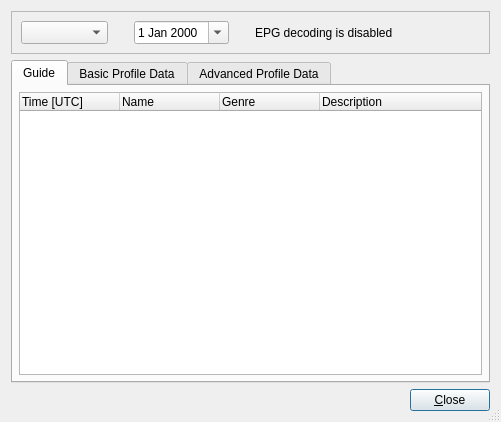
<?xml version="1.0" encoding="UTF-8"?>
<ui version="4.0">
 <class>CEPGDlgbase</class>
 <widget class="QDialog" name="CEPGDlgbase">
  <property name="geometry">
   <rect>
    <x>0</x>
    <y>0</y>
    <width>501</width>
    <height>422</height>
   </rect>
  </property>
  <property name="sizePolicy">
   <sizepolicy hsizetype="Minimum" vsizetype="Minimum">
    <horstretch>0</horstretch>
    <verstretch>0</verstretch>
   </sizepolicy>
  </property>
  <property name="cursor">
   <cursorShape>ArrowCursor</cursorShape>
  </property>
  <property name="windowTitle">
   <string>Programme Guide</string>
  </property>
  <property name="sizeGripEnabled">
   <bool>true</bool>
  </property>
  <layout class="QGridLayout">
   <item row="0" column="0">
    <widget class="QFrame" name="frame">
     <property name="frameShape">
      <enum>QFrame::StyledPanel</enum>
     </property>
     <property name="frameShadow">
      <enum>QFrame::Raised</enum>
     </property>
     <layout class="QHBoxLayout" name="horizontalLayout_2">
      <item>
       <widget class="QComboBox" name="channel">
        <property name="sizePolicy">
         <sizepolicy hsizetype="MinimumExpanding" vsizetype="Fixed">
          <horstretch>0</horstretch>
          <verstretch>0</verstretch>
         </sizepolicy>
        </property>
        <property name="maximumSize">
         <size>
          <width>300</width>
          <height>32767</height>
         </size>
        </property>
       </widget>
      </item>
      <item>
       <spacer name="Spacer4">
        <property name="orientation">
         <enum>Qt::Horizontal</enum>
        </property>
        <property name="sizeType">
         <enum>QSizePolicy::Minimum</enum>
        </property>
        <property name="sizeHint" stdset="0">
         <size>
          <width>20</width>
          <height>20</height>
         </size>
        </property>
       </spacer>
      </item>
      <item>
       <widget class="QDateEdit" name="dateEdit">
        <property name="calendarPopup">
         <bool>true</bool>
        </property>
       </widget>
      </item>
      <item>
       <spacer name="Spacer4_2">
        <property name="orientation">
         <enum>Qt::Horizontal</enum>
        </property>
        <property name="sizeType">
         <enum>QSizePolicy::Minimum</enum>
        </property>
        <property name="sizeHint" stdset="0">
         <size>
          <width>20</width>
          <height>20</height>
         </size>
        </property>
       </spacer>
      </item>
      <item>
       <widget class="QLabel" name="TextEPGDisabled">
        <property name="text">
         <string>EPG decoding is disabled</string>
        </property>
        <property name="wordWrap">
         <bool>false</bool>
        </property>
       </widget>
      </item>
      <item>
       <spacer name="Spacer3">
        <property name="orientation">
         <enum>Qt::Horizontal</enum>
        </property>
        <property name="sizeType">
         <enum>QSizePolicy::Expanding</enum>
        </property>
        <property name="sizeHint" stdset="0">
         <size>
          <width>20</width>
          <height>20</height>
         </size>
        </property>
       </spacer>
      </item>
     </layout>
    </widget>
   </item>
   <item row="1" column="0">
    <widget class="QTabWidget" name="pages">
     <property name="currentIndex">
      <number>0</number>
     </property>
     <widget class="QWidget" name="GuideTab">
      <attribute name="title">
       <string>Guide</string>
      </attribute>
      <layout class="QGridLayout">
       <property name="margin">
        <number>6</number>
       </property>
       <property name="spacing">
        <number>6</number>
       </property>
       <item row="0" column="0">
        <widget class="QTreeWidget" name="Data">
         <column>
          <property name="text">
           <string>Time [UTC]</string>
          </property>
         </column>
         <column>
          <property name="text">
           <string>Name</string>
          </property>
         </column>
         <column>
          <property name="text">
           <string>Genre</string>
          </property>
         </column>
         <column>
          <property name="text">
           <string>Description</string>
          </property>
         </column>
        </widget>
       </item>
      </layout>
     </widget>
     <widget class="QWidget" name="BasicTab">
      <attribute name="title">
       <string>Basic Profile Data</string>
      </attribute>
      <layout class="QGridLayout">
       <property name="margin">
        <number>6</number>
       </property>
       <property name="spacing">
        <number>6</number>
       </property>
       <item row="0" column="0">
        <widget class="QTextBrowser" name="basic"/>
       </item>
      </layout>
     </widget>
     <widget class="QWidget" name="AdvancedTab">
      <attribute name="title">
       <string>Advanced Profile Data</string>
      </attribute>
      <layout class="QGridLayout">
       <property name="margin">
        <number>6</number>
       </property>
       <property name="spacing">
        <number>6</number>
       </property>
       <item row="0" column="0">
        <widget class="QTextBrowser" name="advanced"/>
       </item>
      </layout>
     </widget>
    </widget>
   </item>
   <item row="2" column="0">
    <layout class="QHBoxLayout">
     <property name="spacing">
      <number>6</number>
     </property>
     <property name="margin">
      <number>0</number>
     </property>
     <item>
      <spacer name="Spacer2">
       <property name="orientation">
        <enum>Qt::Horizontal</enum>
       </property>
       <property name="sizeType">
        <enum>QSizePolicy::Expanding</enum>
       </property>
       <property name="sizeHint" stdset="0">
        <size>
         <width>20</width>
         <height>20</height>
        </size>
       </property>
      </spacer>
     </item>
     <item>
      <widget class="QPushButton" name="close">
       <property name="text">
        <string>&amp;Close</string>
       </property>
       <property name="default">
        <bool>false</bool>
       </property>
      </widget>
     </item>
    </layout>
   </item>
  </layout>
 </widget>
 <tabstops>
  <tabstop>pages</tabstop>
  <tabstop>close</tabstop>
 </tabstops>
 <resources/>
 <connections>
  <connection>
   <sender>close</sender>
   <signal>clicked()</signal>
   <receiver>CEPGDlgbase</receiver>
   <slot>accept()</slot>
   <hints>
    <hint type="sourcelabel">
     <x>20</x>
     <y>20</y>
    </hint>
    <hint type="destinationlabel">
     <x>20</x>
     <y>20</y>
    </hint>
   </hints>
  </connection>
 </connections>
</ui>
